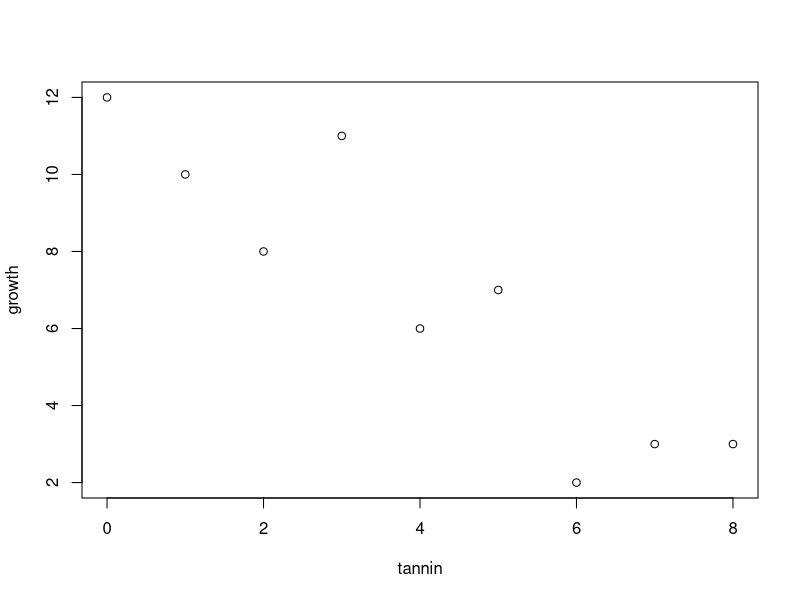
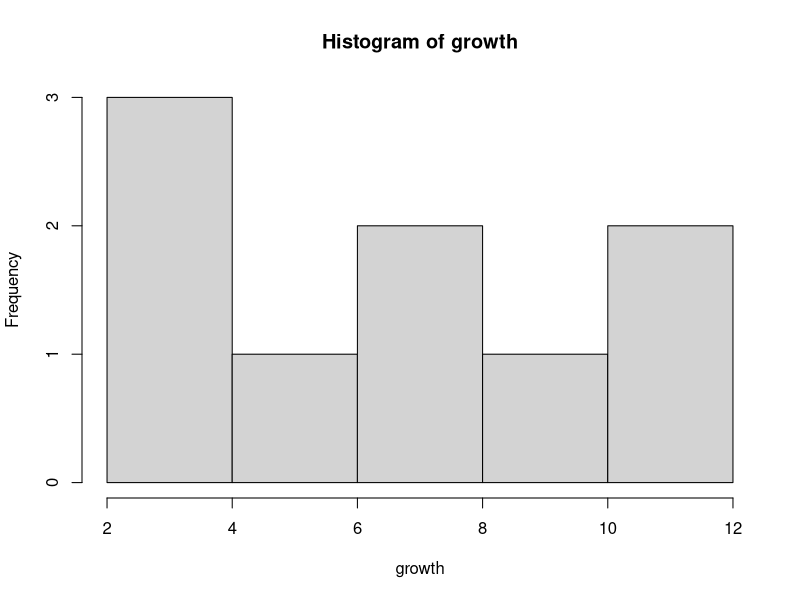
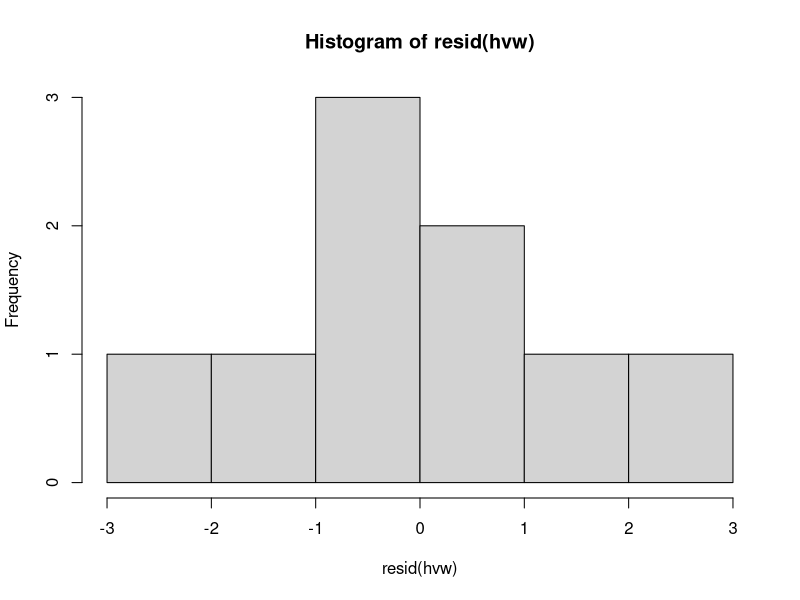
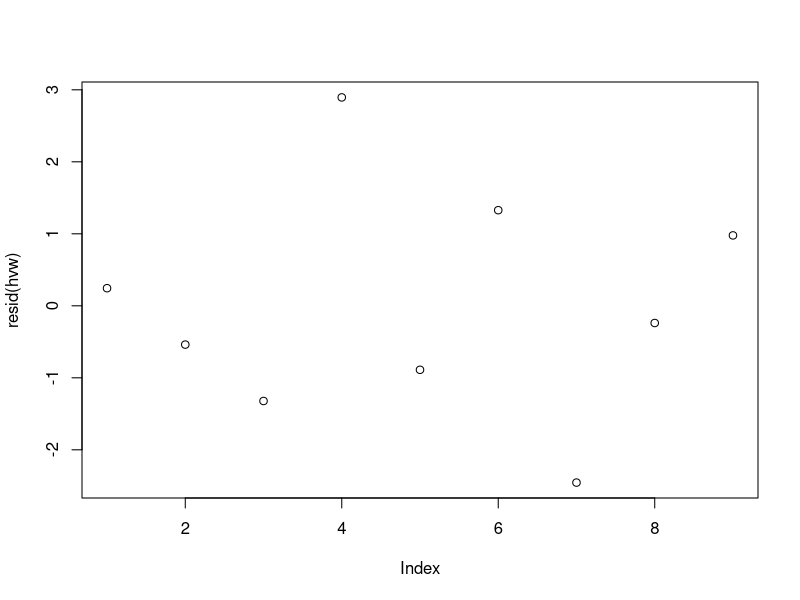
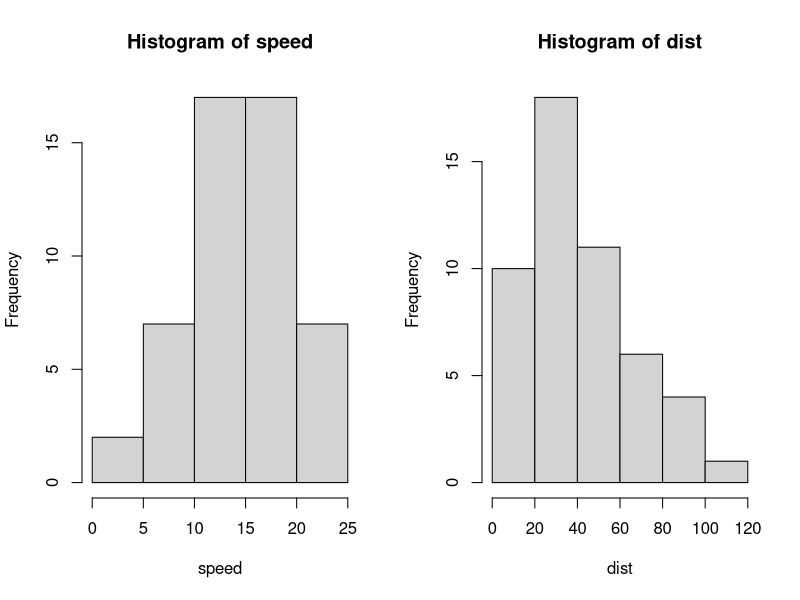
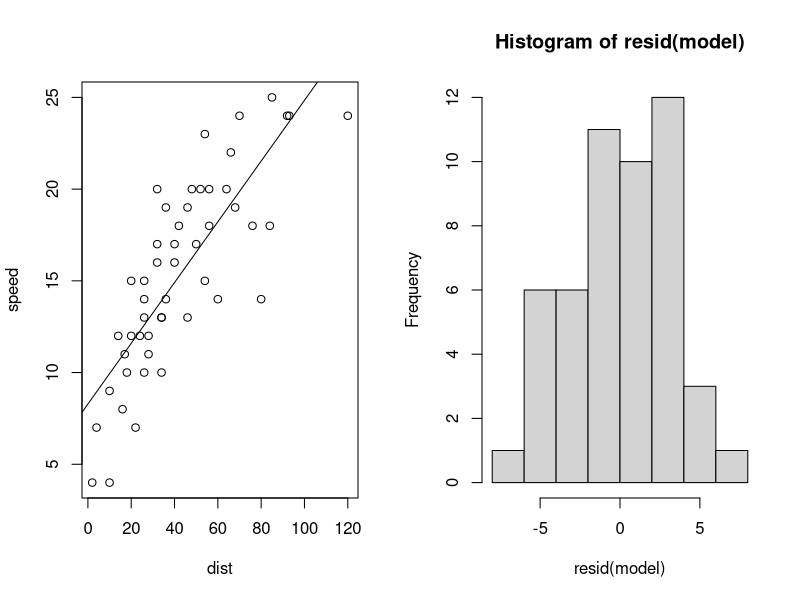
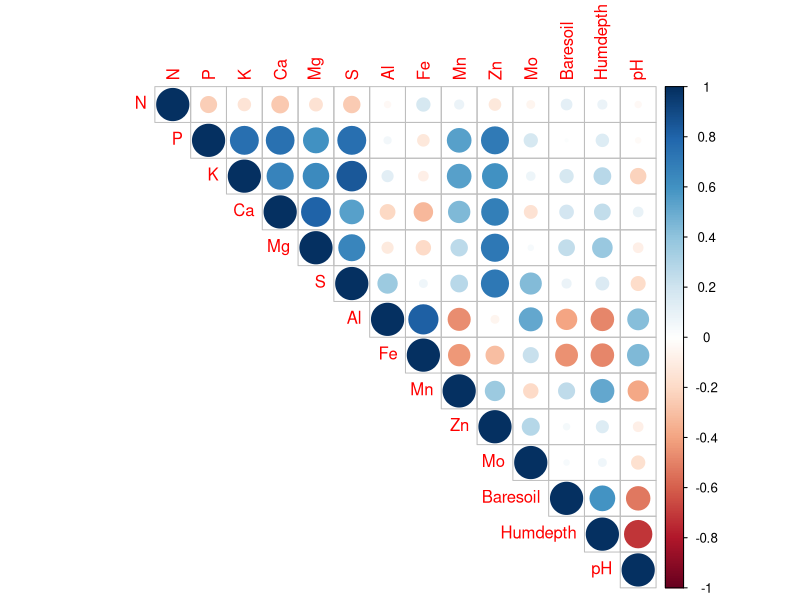
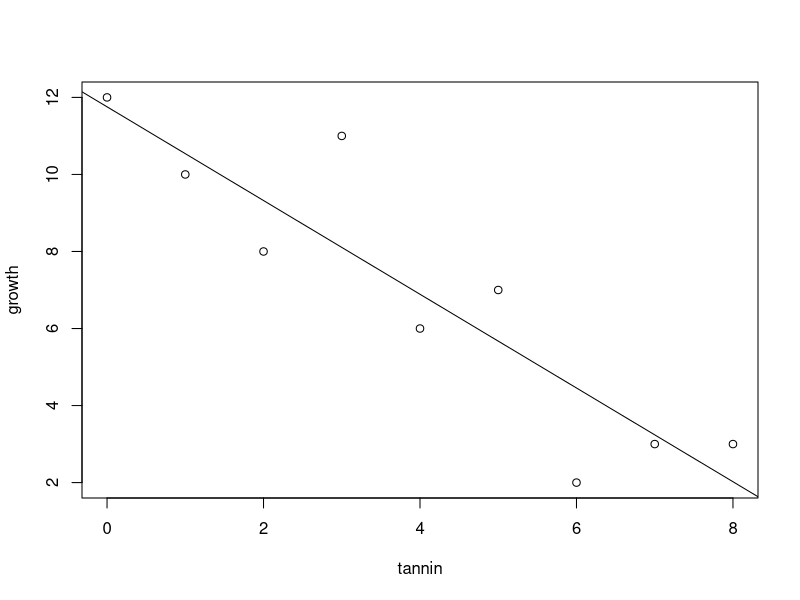

Generate these figures, in order, with R:
#============================================================================#

# Linear Regression #
# 
# written by Henrik von Wehrden
# edited by Chan Le

# In this script:

### Normality check
### Correlations
### Linear regression models
### Further examples

#============================================================================#
#### 1. Data import & inspection ####
#============================================================================#

# Set working directory (optional)
setwd("//R//leuphana//")

# Read data from .txt
reg.data <- read.table("regression.txt",header=T)

# Attach object to search path
attach(reg.data)

# Column names
names(reg.data)

# Structure of data
str(reg.data)

# Dimensions of data
dim(reg.data)

# Scatterplot
plot(tannin,growth)

#============================================================================#
#### 2. Normality check ####
#============================================================================#
# Plot histogram
hist(growth)

# Perform Kolmogorov–Smirnov Test
ks.test(growth,mean(growth))

# Perform Shapiro-Wilk Test
shapiro.test(growth)

#============================================================================#
#### 3. Correlations ####
#============================================================================#

# Pearson correlation (parametric)
cor(tannin,growth)
cor.test(tannin,growth)

# Spearman correlation (parametric)
cor.test(tannin,growth,method="spearman")
cor.test(tannin,rank(growth))

# Kendall correlation (parametric)
cor.test(tannin,growth,method="kendall")

#============================================================================#
#### 4. Linear regression model ####
#============================================================================#

# Create model
hvw<-lm(growth~tannin)

# Summary of model
summary(lm(growth~tannin))
summary(hvw)

# Structure of lm() object
str(summary(hvw))

# Extract p-value of tannin
summary(hvw)$coefficients[2,4]

# Extract R squared value
summary(hvw)$r.squared

# Visualize residuals
hist(resid(hvw))
plot(resid(hvw))

#============================================================================#
#### 5. Example: cars ####
#============================================================================#

# Import data
data(cars)
attach(cars)
names(cars)

# Histogram of car speed and displacements
par(mfrow=c(1,2))
hist(speed);hist(dist)

# Create linear regression modlel
model<-lm(speed~dist)

# Post-model analysis
summary(model)
plot(speed~dist) 
abline(model) # Regression line
hist(resid(model))
par(mfrow=c(1,1))

#============================================================================#
#### 6. Example: varachem ####
#============================================================================#

# Load data (required package vegan)
library(vegan)
data(varechem)
??varachem

# Look at data
varechem
dim(varechem)

# Correlation matrix (rounded)
corMat <- round(cor(varechem), d=2)
corMat

# Filter correlations higher than 0.5
corMat > 0.5

# Correlation matrix plot (required package corrplot)
corrplot::corrplot(corMat, diag = T, type = "upper")

# Regression model
summary(lm(growth ~ tannin))

# Visualization
plot(tannin,growth)
abline(lm(growth ~ tannin))

# Regression model through the origin
summary(lm(growth ~ tannin - 1))

# Visualization
plot(tannin,growth, xlim = c(-1, 8), ylim = c(-1, 12))
abline(lm(growth ~ tannin - 1))

# Null model
summary(lm(growth~1))

# Visualization
plot(tannin,growth)
abline(lm(growth~1),col="red")

# Model simplification
model <- lm(growth ~ tannin)
summary(update(model, ~ . -tannin))







